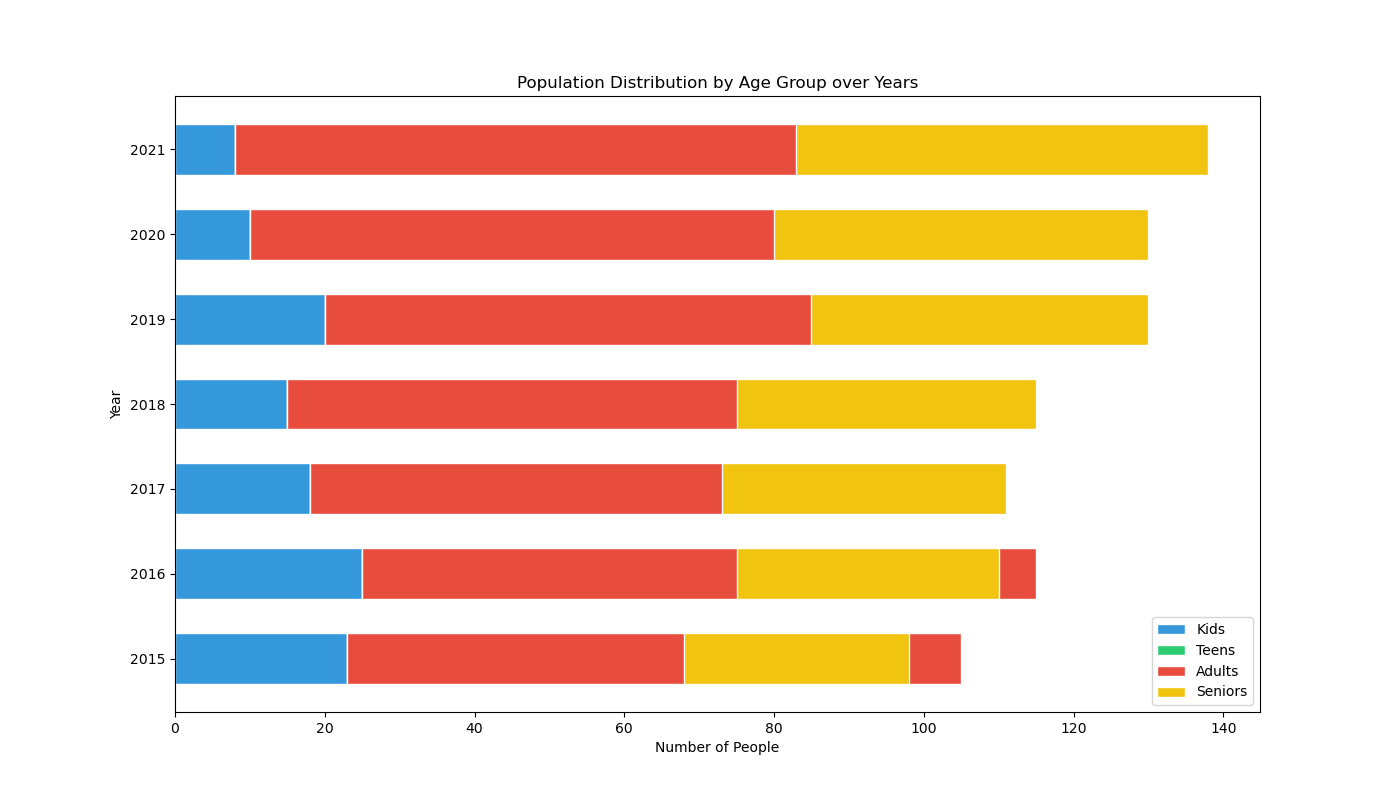

This figure's Python source:

import matplotlib.pyplot as plt

# Data from the table provided
years = ['2015','2016','2017','2018','2019','2020','2021']
kids = [23, 25, 18, 15, 20, 10, 8]
teens = [45, 50, 55, 60, 65, 70, 75]
adults = [82, 90, 88, 95, 100, 105, 110]
seniors = [30, 35, 38, 40, 45, 50, 55]

# Stacking data
teens_bottom = [kids[i] for i in range(len(kids))]
adults_bottom = [teens_bottom[i] + teens[i] for i in range(len(teens))]
seniors_bottom = [adults_bottom[i] + adults[i] for i in range(len(adults))]

# Setting figure size
plt.figure(figsize=(14, 8))

# Plotting data
bar_width = 0.6
plt.barh(years, kids, height=bar_width, color='#3498db', edgecolor='white', label='Kids')
plt.barh(years, teens, left=kids, height=bar_width, color='#2ecc71', edgecolor='white', label='Teens')
plt.barh(years, adults, left=teens_bottom, height=bar_width, color='#e74c3c', edgecolor='white', label='Adults')
plt.barh(years, seniors, left=adults_bottom, height=bar_width, color='#f1c40f', edgecolor='white', label='Seniors')

# Adding titles and labels
plt.xlabel('Number of People')
plt.ylabel('Year')
plt.title('Population Distribution by Age Group over Years')
plt.legend()

# Display the plot
plt.show()
